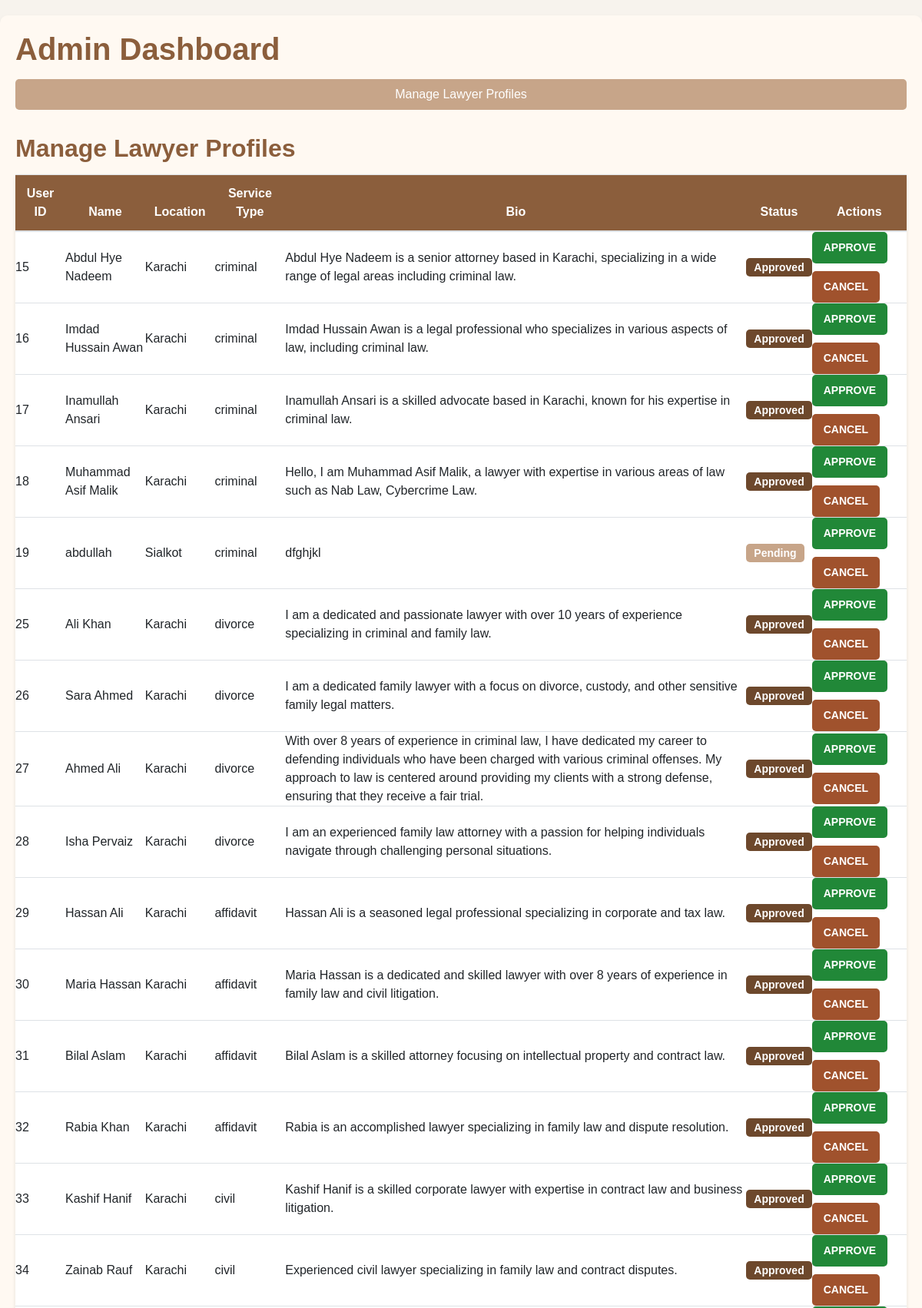
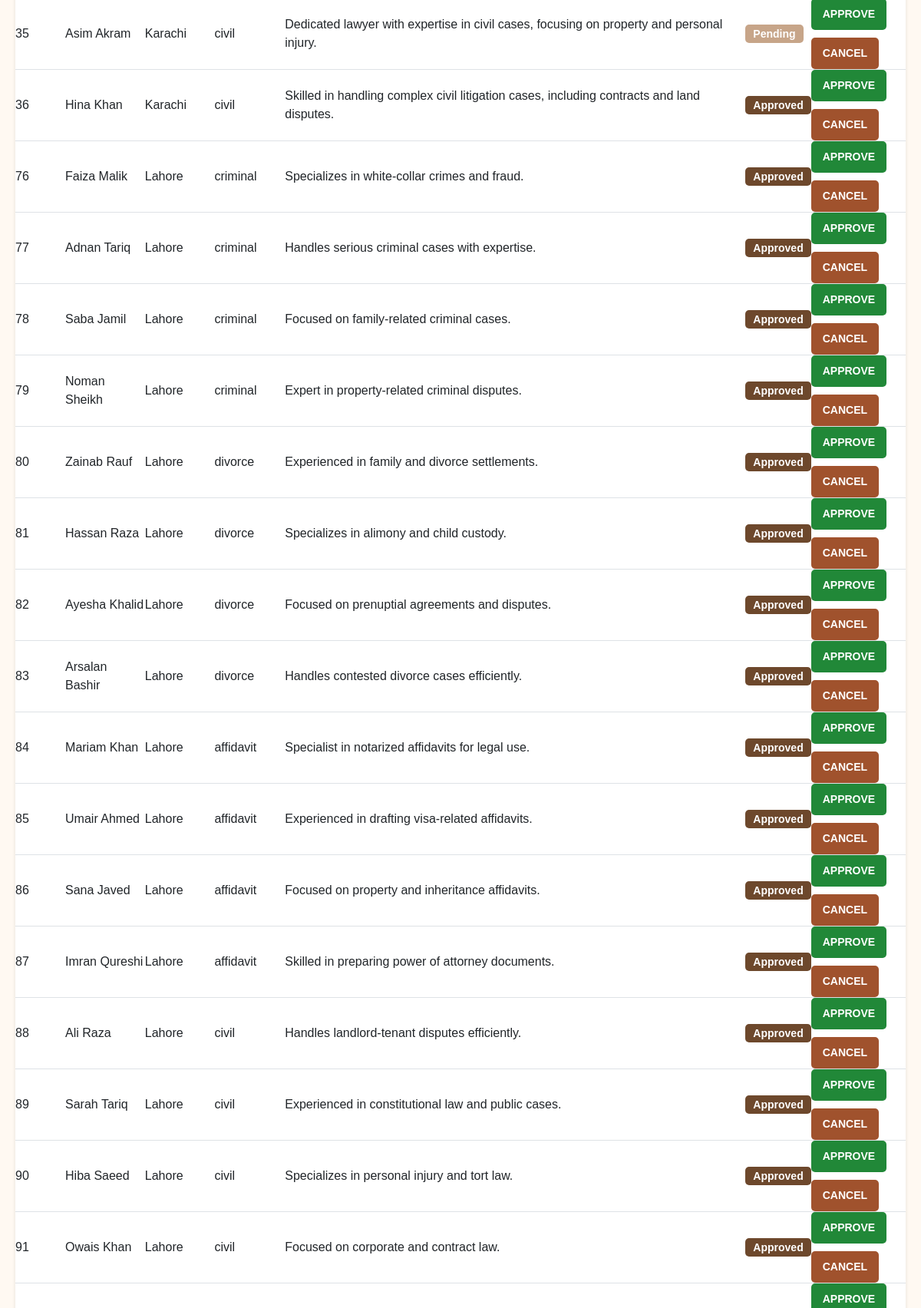
Screenshot of /php/admin_dashboard.php (signed in, upper part) with the database file from the repository (2 pictures, top to bottom).
### tables this page shows
CREATE TABLE `lawyers` (
  `id` int(11) NOT NULL,
  `user_id` int(11) DEFAULT NULL,
  `name` varchar(255) DEFAULT NULL,
  `email` varchar(255) DEFAULT NULL,
  `location` varchar(255) DEFAULT NULL,
  `service_type` enum('criminal','divorce','affidavit','civil') NOT NULL,
  `bio` text DEFAULT NULL,
  `images` varchar(255) DEFAULT NULL,
  `approved` tinyint(1) DEFAULT 0
);

### php/admin_dashboard.php (the view, shortened to what this page needs)
<?php
include 'db_connect.php';
?>
<?php
$lawyerQuery = "SELECT * FROM Lawyers";
$lawyerResult = $conn->query($lawyerQuery);
?>
<!DOCTYPE html>
<html lang="en">
<head>
    <link rel="stylesheet" href="https://stackpath.bootstrapcdn.com/bootstrap/4.5.2/css/bootstrap.min.css">
</head>
<body>
    <div class="container">
        <h1>Admin Dashboard</h1>
        <nav class="nav nav-pills flex-column flex-sm-row mb-3">
            <a class="flex-sm-fill text-sm-center nav-link" href="#manage-lawyers" data-toggle="tab">Manage Lawyer Profiles</a>
        </nav>
        <div class="tab-content">
            <div class="tab-pane fade show active" id="manage-lawyers">
    <h2>Manage Lawyer Profiles</h2>
    <table class="table">
        <thead>
            <tr>
                <th>User ID</th>
                <th>Name</th>
                <th>Location</th>
                <th>Service Type</th>
                <th>Bio</th>
                <th>Status</th>
                <th>Actions</th>
                        </tr>
        </thead>
        <tbody>
            <?php while ($lawyer = $lawyerResult->fetch_assoc()): ?>
                <tr>
                    <td><?php echo $lawyer['user_id']; ?></td>
                    <td><?php echo $lawyer['name']; ?></td>
                    <td><?php echo $lawyer['location']; ?></td>
                    <td><?php echo $lawyer['service_type']; ?></td>
                    <td><?php echo $lawyer['bio']; ?></td>
                    <td>
                        <?php
                            $status = $lawyer['approved'];
                            if ($status == '1') {
                                echo '<span class="badge badge-success">Approved</span>';
                            } elseif ($status == '0') {
                                echo '<span class="badge badge-warning">Pending</span>';
                            } else {
                                echo '<span class="badge badge-danger">Canceled</span>';
                            }
                        ?>
                    </td>
                    <td>
    <a href="#" data-lawyer-id="<?php echo $lawyer['user_id']; ?>" class="btn btn-success approve-btn">Approve</a>
    <a href="cancel_lawyer.php?id=<?php echo $lawyer['user_id']; ?>" class="btn btn-danger">Cancel</a>
</td>
                </tr>
            <?php endwhile; ?>
        </tbody>
    </table>
</div>
        </div>
    </div>
</body>
</html>

### php/admin_dashboard.php (style rules this page uses)
body { background-color: #f7f3ed; font-family: 'Arial', sans-serif; color: #5a3e1b; }
.container { background-color: #fff9f2; padding: 20px; border-radius: 10px; box-shadow: 0px 4px 6px rgba(0, 0, 0, 0.1); margin-top: 20px; }
@media (min-width: 576px) { .container, .container-sm { max-width: none; } }
h1, h2 { color: #8b5e3c; font-weight: bold; margin-bottom: 15px; }
.nav-pills .nav-link { background-color: #c7a589; color: #fff; border-radius: 5px; }
.table { background-color: #ffffff; margin-top: 15px; border-radius: 5px; box-shadow: 0px 3px 5px rgba(0, 0, 0, 0.1); }
.table th { background-color: #8b5e3c; color: #ffffff; text-align: center; }
.table td { vertical-align: middle; }
.badge { font-size: 14px; padding: 5px 10px; border-radius: 5px; }
.table td { padding: 0 !important; }
.badge-success { background-color: #6d482c; color: #fff; }
.badge-warning { background-color: #c7a589; color: #fff; }
.btn { border: none; padding: 10px 15px; font-size: 14px; border-radius: 5px; font-weight: bold; text-transform: uppercase; }
.btn-danger { background-color: #a0522d; color: #fff; }
.btn-success { background-color: #218838; color: #fff; }
.tab-content { padding-top: 15px; }
.approve-btn { margin-bottom: 10px; }

### rows the page displays
lawyers: user "15", name "Abdul Hye Nadeem", location "Karachi", service_type "criminal", bio "Abdul Hye Nadeem is a senior attorney based in Karachi, specializing in a wide range of legal areas including criminal law.", approved "Approved"
lawyers: user "16", name "Imdad Hussain Awan", location "Karachi", service_type "criminal", bio "Imdad Hussain Awan is a legal professional who specializes in various aspects of law, including criminal law.", approved "Approved"
lawyers: user "17", name "Inamullah Ansari", location "Karachi", service_type "criminal", bio "Inamullah Ansari is a skilled advocate based in Karachi, known for his expertise in criminal law.", approved "Approved"
lawyers: user "18", name "Muhammad Asif Malik", location "Karachi", service_type "criminal", bio "Hello, I am Muhammad Asif Malik, a lawyer with expertise in various areas of law such as Nab Law, Cybercrime Law.", approved "Approved"
lawyers: user "19", name "abdullah", location "Sialkot", service_type "criminal", bio "dfghjkl", approved "Pending"
lawyers: user "25", name "Ali Khan", location "Karachi", service_type "divorce", bio "I am a dedicated and passionate lawyer with over 10 years of experience specializing in criminal and family law.", approved "Approved"
lawyers: user "26", name "Sara Ahmed", location "Karachi", service_type "divorce", bio "I am a dedicated family lawyer with a focus on divorce, custody, and other sensitive family legal matters.", approved "Approved"
lawyers: user "27", name "Ahmed Ali", location "Karachi", service_type "divorce", bio "With over 8 years of experience in criminal law, I have dedicated my career to defending individuals who have been charged with various criminal offenses. My approach to law is centered around providing my clients with a strong defense, ensuring that they receive a fair trial.", approved "Approved"
lawyers: user "28", name "Isha Pervaiz", location "Karachi", service_type "divorce", bio "I am an experienced family law attorney with a passion for helping individuals navigate through challenging personal situations.", approved "Approved"
lawyers: user "29", name "Hassan Ali", location "Karachi", service_type "affidavit", bio "Hassan Ali is a seasoned legal professional specializing in corporate and tax law.", approved "Approved"
lawyers: user "30", name "Maria Hassan", location "Karachi", service_type "affidavit", bio "Maria Hassan is a dedicated and skilled lawyer with over 8 years of experience in family law and civil litigation.", approved "Approved"
lawyers: user "31", name "Bilal Aslam", location "Karachi", service_type "affidavit", bio "Bilal Aslam is a skilled attorney focusing on intellectual property and contract law.", approved "Approved"
lawyers: user "32", name "Rabia Khan", location "Karachi", service_type "affidavit", bio "Rabia is an accomplished lawyer specializing in family law and dispute resolution.", approved "Approved"
lawyers: user "33", name "Kashif Hanif", location "Karachi", service_type "civil", bio "Kashif Hanif is a skilled corporate lawyer with expertise in contract law and business litigation.", approved "Approved"
lawyers: user "34", name "Zainab Rauf", location "Karachi", service_type "civil", bio "Experienced civil lawyer specializing in family law and contract disputes.", approved "Approved"
lawyers: user "35", name "Asim Akram", location "Karachi", service_type "civil", bio "Dedicated lawyer with expertise in civil cases, focusing on property and personal injury.", approved "Pending"
lawyers: user "36", name "Hina Khan", location "Karachi", service_type "civil", bio "Skilled in handling complex civil litigation cases, including contracts and land disputes.", approved "Approved"
lawyers: user "76", name "Faiza Malik", location "Lahore", service_type "criminal", bio "Specializes in white-collar crimes and fraud.", approved "Approved"
lawyers: user "77", name "Adnan Tariq", location "Lahore", service_type "criminal", bio "Handles serious criminal cases with expertise.", approved "Approved"
lawyers: user "78", name "Saba Jamil", location "Lahore", service_type "criminal", bio "Focused on family-related criminal cases.", approved "Approved"
lawyers: user "79", name "Noman Sheikh", location "Lahore", service_type "criminal", bio "Expert in property-related criminal disputes.", approved "Approved"
lawyers: user "80", name "Zainab Rauf", location "Lahore", service_type "divorce", bio "Experienced in family and divorce settlements.", approved "Approved"
lawyers: user "81", name "Hassan Raza", location "Lahore", service_type "divorce", bio "Specializes in alimony and child custody.", approved "Approved"
lawyers: user "82", name "Ayesha Khalid", location "Lahore", service_type "divorce", bio "Focused on prenuptial agreements and disputes.", approved "Approved"
lawyers: user "83", name "Arsalan Bashir", location "Lahore", service_type "divorce", bio "Handles contested divorce cases efficiently.", approved "Approved"
lawyers: user "84", name "Mariam Khan", location "Lahore", service_type "affidavit", bio "Specialist in notarized affidavits for legal use.", approved "Approved"
lawyers: user "85", name "Umair Ahmed", location "Lahore", service_type "affidavit", bio "Experienced in drafting visa-related affidavits.", approved "Approved"
lawyers: user "86", name "Sana Javed", location "Lahore", service_type "affidavit", bio "Focused on property and inheritance affidavits.", approved "Approved"
lawyers: user "87", name "Imran Qureshi", location "Lahore", service_type "affidavit", bio "Skilled in preparing power of attorney documents.", approved "Approved"
lawyers: user "88", name "Ali Raza", location "Lahore", service_type "civil", bio "Handles landlord-tenant disputes efficiently.", approved "Approved"
lawyers: user "89", name "Sarah Tariq", location "Lahore", service_type "civil", bio "Experienced in constitutional law and public cases.", approved "Approved"
lawyers: user "90", name "Hiba Saeed", location "Lahore", service_type "civil", bio "Specializes in personal injury and tort law.", approved "Approved"
lawyers: user "91", name "Owais Khan", location "Lahore", service_type "civil", bio "Focused on corporate and contract law.", approved "Approved"
